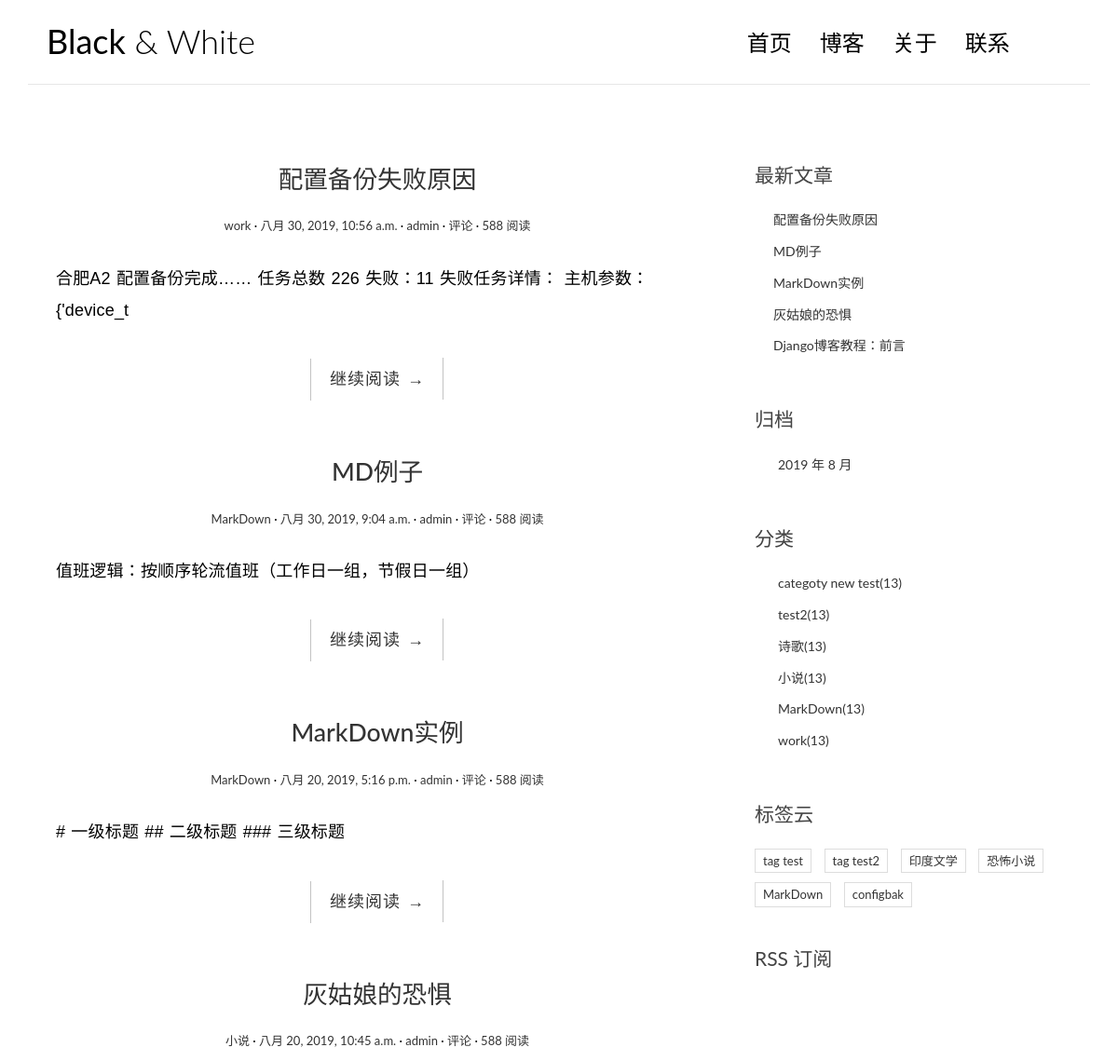
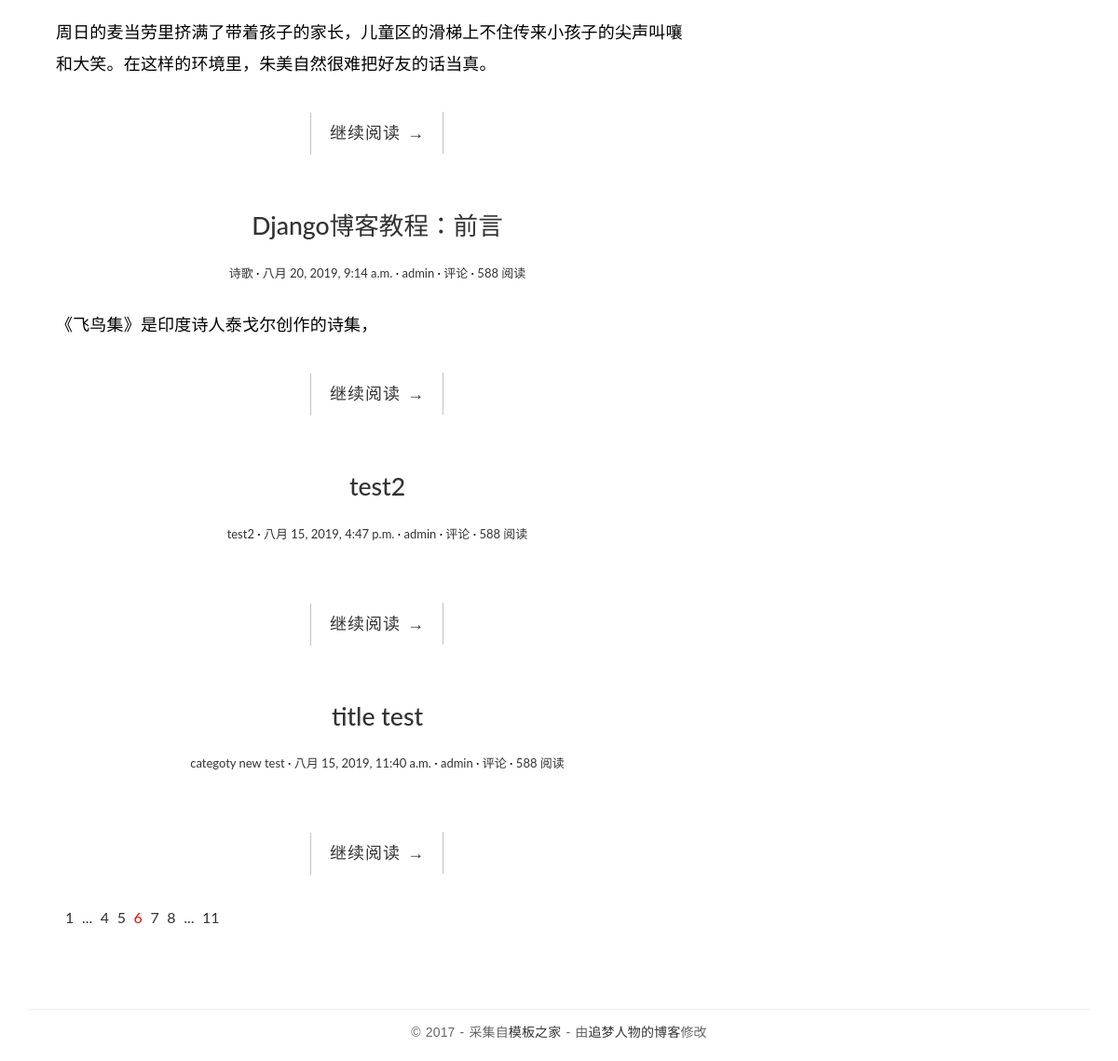
The page / on the database its author committed (2 pictures, top to bottom).
### blog/models.py (models this page shows, shortened)
class Post(models.Model):
    title = models.CharField('标题',max_length=70)
    body = models.TextField('正文',)
    created_time = models.DateTimeField('创建时间',default=timezone.now)
    modified_time = models.DateTimeField('修改时间',)
    excerpt = models.CharField('摘要',max_length=200, blank=True)
    category = models.ForeignKey(Category, verbose_name='分类',on_delete=models.CASCADE)
    tags = models.ManyToManyField(Tag, verbose_name='标签',blank=True)
    author = models.ForeignKey(User,verbose_name='作者', on_delete=models.CASCADE)
    class Meta:
        verbose_name = '文章'
        verbose_name_plural = verbose_name
    def get_absolute_url(self):
        return reverse('blog:detail', kwargs={'pk': self.pk})

class Category(models.Model):
    name = models.CharField(max_length=100)
    class Meta:
        verbose_name = '分类'
        verbose_name_plural = verbose_name

class Tag(models.Model):
    name = models.CharField(max_length=100)
    class Meta:
        verbose_name = '标签'
        verbose_name_plural = verbose_name

### blog/views.py (the view)
# urls.py: path('', views.index,name='index'),
def index(request):
    post_list = Post.objects.all().order_by('-created_time')
    return render(request, 'blog/index.html', locals())

### blog/templatetags/blog_extras.py (called while the page is built)
@register.inclusion_tag('blog/inclusions/_recent_posts.html',takes_context=True)
def show_recent_posts(context,num=5):
    return {
        'recent_post_list':Post.objects.all().order_by('-created_time')[:num]
    }

@register.inclusion_tag('blog/inclusions/_archives.html',takes_context=True)
def show_archives(context):
    return {
        'date_list':Post.objects.dates('created_time','month',order='DESC')
    }

@register.inclusion_tag('blog/inclusions/_categories.html',takes_context=True)
def show_categories(context):
    return {
        'category_list':Category.objects.all()
    }

@register.inclusion_tag('blog/inclusions/_tags.html',takes_context=True)
def show_tags(context):
    return {
        'tag_list':Tag.objects.all()
    }

### templates/blog/index.html
{% extends 'base.html' %}
{% block main %}
{% for post in post_list %}
    <article class="post post-{{ post.pk }}">
        <header class="entry-header">
            <h1 class="entry-title">
                <a href="{{ post.get_absolute_url }}">{{ post.title }}</a>
            </h1>
            <div class="entry-meta">
                <span class="post-category"><a href="#">{{ post.category.name }}</a></span>
                <span class="post-date"><a href="#"><time class="entry-date"
                                                          datetime="2012-11-09T23:15:57+00:00">{{ post.created_time }}</time></a></span>
                <span class="post-author"><a href="#">{{ post.author }}</a></span>
                <span class="comments-link"><a href="#">评论</a></span>
                <span class="views-count"><a href="{{ post.get_absolute_url }}">588 阅读</a></span>
            </div>
        </header>
        <div class="entry-content clearfix">
            <p>{{ post.excerpt }}</p>
            <div class="read-more cl-effect-14">
                <a href="{{ post.get_absolute_url }}" class="more-link">继续阅读 <span class="meta-nav">→</span></a>
            </div>
        </div>
    </article>
{% empty %}
    <div class="no-post">暂时还没有发布的文章</div>
{% endfor %}
<div class="pagination">
    <ul>
        <li><a href="">1</a></li>
        <li><a href="">...</a></li>
        <li><a href="">4</a></li>
        <li><a href="">5</a></li>
        <li class="current"><a href="">6</a></li>
        <li><a href="">7</a></li>
        <li><a href="">8</a></li>
        <li><a href="">...</a></li>
        <li><a href="">11</a></li>
    </ul>
</div>
{% endblock main %}

### templates/blog/inclusions/_recent_posts.html
<div class="widget widget-recent-posts">
  <h3 class="widget-title">最新文章</h3>
  <ul>
    {% for post in recent_post_list %}
      <li>
        <a href="{{ post.get_absolute_url }}">{{ post.title }}</a>
      </li>
    {% empty %}
      暂无文章！
    {% endfor %}
  </ul>
</div>

### templates/blog/inclusions/_categories.html
<div class="widget widget-category">
  <h3 class="widget-title">分类</h3>
  <ul>
    {% for category in category_list %}
      <li>
        <a href="{% url 'blog:category' category.pk %}">{{ category.name }}<span class="post-count">(13)</span></a>
      </li>
    {% empty %}
      暂无分类！
    {% endfor %}
  </ul>
</div>

### templates/blog/inclusions/_tags.html
<div class="widget widget-tag-cloud">
  <h3 class="widget-title">标签云</h3>
  <ul>
    {% for tag in tag_list %}
      <li>
        <a href="#">{{ tag.name }}</a>
      </li>
    {% empty %}
      暂无标签！
    {% endfor %}
  </ul>
</div>

### blog/static/blog/css/custom.css (style rules this page uses)
* { outline: none; }
h1, h2, h3, h4, h5, h6 { margin-top: 0; }
a { color: #333; }
body { color: #444; font-family: 'Lato', sans-serif; }
p { font-family: 'Ubuntu', sans-serif; font-weight: 400; word-spacing: 1px; letter-spacing: 0.01em; }
.post { background: #fff; padding: 30px 30px 0; }
.entry-title { text-align: center; font-size: 1.9em; margin-bottom: 20px; line-height: 1.6; padding: 10px 20px 0; }
.entry-meta { text-align: center; color: #DDDDDD; font-size: 13px; margin-bottom: 30px; }
.entry-content { font-size: 18px; line-height: 1.9; font-weight: 300; color: #000; }
.post-category::after, .post-date::after, .post-author::after, .comments-link::after { content: ' ·'; color: #000; }
.read-more { font-family: 'Ubuntu', sans-serif; font-weight: 400; word-spacing: 1px; letter-spacing: 0.01em; text-align: center; margin-top: 20px; }
.cl-effect-14 a { padding: 0 20px; height: 45px; line-height: 45px; position: relative; display: inline-block; margin: 15px 25px; letter-spacing: 1px; font-weight: 400; text-shadow: 0 0 1px rgba(255, 255, 255, 0.3); }
.cl-effect-14 a::before, .cl-effect-14 a::after { position: absolute; width: 45px; height: 1px; background: #C3C3C3; content: ''; -webkit-transition: all 0.3s; -moz-transition: all 0.3s; transition: all 0.3s; pointer-events: none; }
.cl-effect-14 a::before { top: 0; left: 0; -webkit-transform: rotate(90deg); -moz-transform: rotate(90deg); transform: rotate(90deg); -webkit-transform-origin: 0 0; -moz-transform-origin: 0 0; transform-origin: 0 0; }
.cl-effect-14 a::after { right: 0; bottom: 0; -webkit-transform: rotate(90deg); -moz-transform: rotate(90deg); transform: rotate(90deg); -webkit-transform-origin: 100% 0; -moz-transform-origin: 100% 0; transform-origin: 100% 0; }
.widget { background: #fff; padding: 30px 0 0; }
.widget-title { font-size: 1.5em; margin-bottom: 20px; line-height: 1.6; padding: 10px 0 0; font-weight: 400; }
.widget-recent-posts ul { padding: 0; margin: 0; padding-left: 20px; }
.widget-recent-posts ul li { list-style-type: none; position: relative; line-height: 170%; margin-bottom: 10px; }
.widget-recent-posts ul li::before { content: '\f3d3'; font-family: "Ionicons"; position: absolute; left: -17px; top: 3px; font-size: 16px; color: #000; }
.widget-category ul { padding: 0; margin: 0; padding-left: 25px; }
.widget-category ul li { list-style-type: none; position: relative; line-height: 170%; margin-bottom: 10px; }
.widget-category ul li::before { content: '\f3fe'; font-family: "Ionicons"; position: absolute; left: -25px; top: 1px; font-size: 18px; color: #000; }
.widget-tag-cloud ul { padding: 0; margin: 0; margin-right: -10px; }
.widget-tag-cloud ul li { list-style-type: none; font-size: 13px; display: inline-block; margin-right: 10px; margin-bottom: 10px; padding: 3px 8px; border: 1px solid #ddd; }
.pagination ul { list-style: none; }
.pagination ul li { display: inline-block; font-size: 16px; margin-right: 5px; }
.current a { color: red; }

### rows shown on the page
Post: title "配置备份失败原因", category.name "work", created_time "八月 30, 2019, 10:56 a.m.", author "admin", excerpt "合肥A2 配置备份完成…… 任务总数 226 失败：11 失败任务详情： 主机参数：{'device_t"
Post: title "MD例子", category.name "MarkDown", created_time "八月 30, 2019, 9:04 a.m.", author "admin", excerpt "值班逻辑：按顺序轮流值班（工作日一组，节假日一组）"
Post: title "MarkDown实例", category.name "MarkDown", created_time "八月 20, 2019, 5:16 p.m.", author "admin", excerpt "# 一级标题 ## 二级标题 ### 三级标题"
Post: title "灰姑娘的恐惧", category.name "小说", created_time "八月 20, 2019, 10:45 a.m.", author "admin", excerpt "周日的麦当劳里挤满了带着孩子的家长，儿童区的滑梯上不住传来小孩子的尖声叫嚷和大笑。在这样的环境里，朱美自然很难把好友的话当真。"
Post: title "Django博客教程：前言", category.name "诗歌", created_time "八月 20, 2019, 9:14 a.m.", author "admin", excerpt "《飞鸟集》是印度诗人泰戈尔创作的诗集，"
Post: title "test2", category.name "test2", created_time "八月 15, 2019, 4:47 p.m.", author "admin"
Post: title "title test", category.name "categoty new test", created_time "八月 15, 2019, 11:40 a.m.", author "admin"
Category: name "categoty new test"
Category: name "test2"
Category: name "诗歌"
Category: name "小说"
Category: name "MarkDown"
Category: name "work"
Tag: name "tag test"
Tag: name "tag test2"
Tag: name "印度文学"
Tag: name "恐怖小说"
Tag: name "MarkDown"
Tag: name "configbak"

### other values the page prints
{{ date.year }} "2019"
{{ date.month }} "8"
